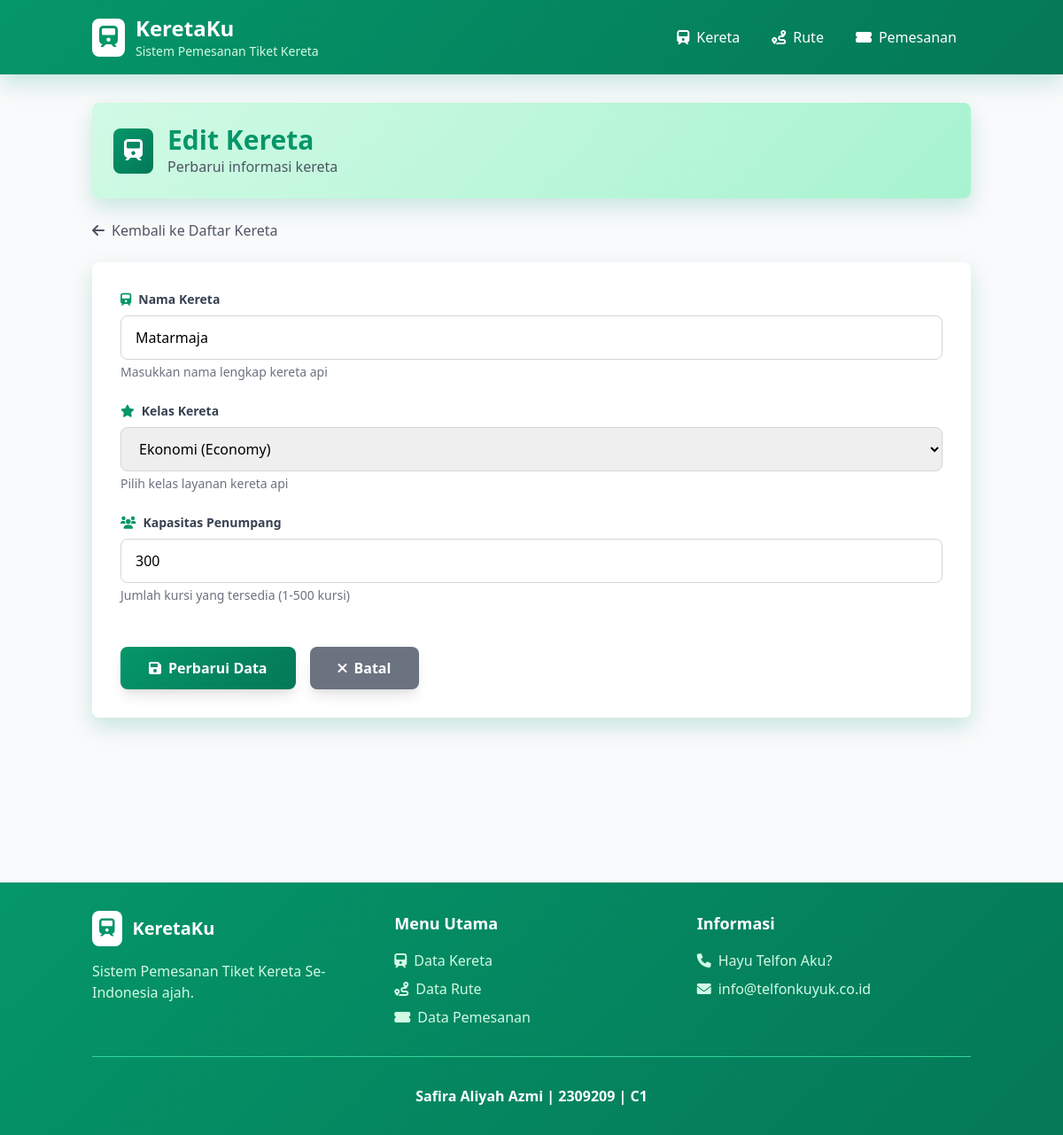
Page /index.php?entity=train&action=edit&id=4 on the committed database.
### tables this page shows
CREATE TABLE `trains` (
  `id` int(11) NOT NULL,
  `train_name` varchar(100) NOT NULL,
  `train_type` varchar(50) NOT NULL,
  `capacity` int(11) NOT NULL,
  `created_at` timestamp NOT NULL DEFAULT current_timestamp()
);

### viewmodel/TrainViewModel.php (called while the page is built, shortened)
<?php
require_once 'model/Train.php';
class TrainViewModel {
    private $train;
    public function __construct() {
        $this->train = new Train();
    }
    public function getTrainById($id) {
        $this->train->id = $id;
        return $this->train->readOne();
    }
}

### model/Train.php (called while the page is built, shortened)
<?php
require_once 'config/Database.php';
class Train {
    private $conn;
    private $table = "trains";
    public $id;
    public function __construct() {
        $database = new Database();
        $this->conn = $database->getConnection();
    }
    public function readOne() {
        $query = "SELECT * FROM " . $this->table . " WHERE id = :id";
        $stmt = $this->conn->prepare($query);
        $stmt->bindParam(':id', $this->id);
        $stmt->execute();
        return $stmt->fetch();
    }
}

### config/Database.php (called while the page is built, shortened)
<?php
class Database {
    private $host = "localhost";
    private $username = "root";
    private $password = "";
    private $database = "train_booking_system";
    public function getConnection() {
        $this->conn = null;
        try {
            $this->conn = new PDO("mysql:host=" . $this->host . ";dbname=" . $this->database, $this->username, $this->password);
            $this->conn->setAttribute(PDO::ATTR_ERRMODE, PDO::ERRMODE_EXCEPTION);
        } catch(PDOException $e) {
            echo "Connection error: " . $e->getMessage();
        }
        return $this->conn;
    }
}
?>

### views/train/train_form.php (the view, shortened to what this page needs)
<?php
require_once 'views/template/header.php';
?>
<div class="bg-train-light rounded-lg p-6 mb-6 shadow-train">
    <div class="flex items-center">
        <div class="bg-train-green text-white p-3 rounded-lg mr-4">
            <i class="fas fa-train text-2xl"></i>
        </div>
        <div>
            <h2 class="text-3xl font-bold text-train-green">
                <?php echo isset($train) ? 'Edit Kereta' : 'Tambah Kereta Baru'; ?>
            </h2>
            <p class="text-gray-600">
                <?php echo isset($train) ? 'Perbarui informasi kereta' : 'Lengkapi data kereta yang akan ditambahkan'; ?>
            </p>
        </div>
    </div>
</div>
<div class="mb-6">
    <a href="index.php?entity=train" class="text-gray-600 hover:text-train-green transition duration-200 inline-flex items-center space-x-2">
        <i class="fas fa-arrow-left"></i>
        <span>Kembali ke Daftar Kereta</span>
    </a>
</div>
<div class="bg-white rounded-lg shadow-train p-8">
    <form action="index.php?entity=train&action=<?php echo isset($train) ? 'update&id=' . $train['id'] : 'save'; ?>" method="POST" class="space-y-6">
        <div>
            <label class="block text-sm font-semibold text-gray-700 mb-2">
                <i class="fas fa-train text-train-green mr-2"></i>Nama Kereta
            </label>
            <input type="text"
                   name="train_name"
                   value="<?php echo isset($train) ? htmlspecialchars($train['train_name']) : ''; ?>"
                   class="w-full px-4 py-3 border border-gray-300 rounded-lg focus:ring-2 focus:ring-green-500 focus:border-transparent transition duration-200"
                   placeholder="Contoh: Argo Bromo Anggrek"
                   required>
            <p class="text-sm text-gray-500 mt-1">Masukkan nama lengkap kereta api</p>
        </div>
        <div>
            <label class="block text-sm font-semibold text-gray-700 mb-2">
                <i class="fas fa-star text-train-green mr-2"></i>Kelas Kereta
            </label>
            <select name="train_type"
                    class="w-full px-4 py-3 border border-gray-300 rounded-lg focus:ring-2 focus:ring-green-500 focus:border-transparent transition duration-200"
                    required>
                <option value="Ekonomi" <?php echo isset($train) && $train['train_type'] == 'Ekonomi' ? 'selected' : ''; ?>>
                    Ekonomi (Economy)
                </option>
            </select>
            <p class="text-sm text-gray-500 mt-1">Pilih kelas layanan kereta api</p>
        </div>
        <div>
            <label class="block text-sm font-semibold text-gray-700 mb-2">
                <i class="fas fa-users text-train-green mr-2"></i>Kapasitas Penumpang
            </label>
            <input type="number"
                   name="capacity"
                   value="<?php echo isset($train) ? htmlspecialchars($train['capacity']) : ''; ?>"
                   class="w-full px-4 py-3 border border-gray-300 rounded-lg focus:ring-2 focus:ring-green-500 focus:border-transparent transition duration-200"
                   placeholder="Contoh: 200"
                   min="1"
                   max="500"
                   required>
            <p class="text-sm text-gray-500 mt-1">Jumlah kursi yang tersedia (1-500 kursi)</p>
        </div>
        <div class="flex space-x-4 pt-6">
            <button type="submit"
                    class="bg-train-green text-white px-8 py-3 rounded-lg hover-train-green transition duration-200 shadow-lg font-semibold inline-flex items-center space-x-2">
                <i class="fas fa-save"></i>
                <span><?php echo isset($train) ? 'Perbarui Data' : 'Simpan Data'; ?></span>
            </button>
            <a href="index.php?entity=train"
               class="bg-gray-500 text-white px-8 py-3 rounded-lg hover:bg-gray-600 transition duration-200 shadow-lg font-semibold inline-flex items-center space-x-2">
                <i class="fas fa-times"></i>
                <span>Batal</span>
            </a>
        </div>
    </form>
</div>
<?php
require_once 'views/template/footer.php';
?>

### views/template/header.php (style rules this page uses)
.bg-train-green { background: linear-gradient(135deg, #059669 0%, #047857 100%); }
.bg-train-light { background: linear-gradient(135deg, #d1fae5 0%, #a7f3d0 100%); }
.text-train-green { color: #059669; }
.shadow-train { box-shadow: 0 10px 25px rgba(5, 150, 105, 0.2); }

### rows in the picture
trains: train_name "Matarmaja", train_type "Ekonomi (Economy)", capacity "300"
